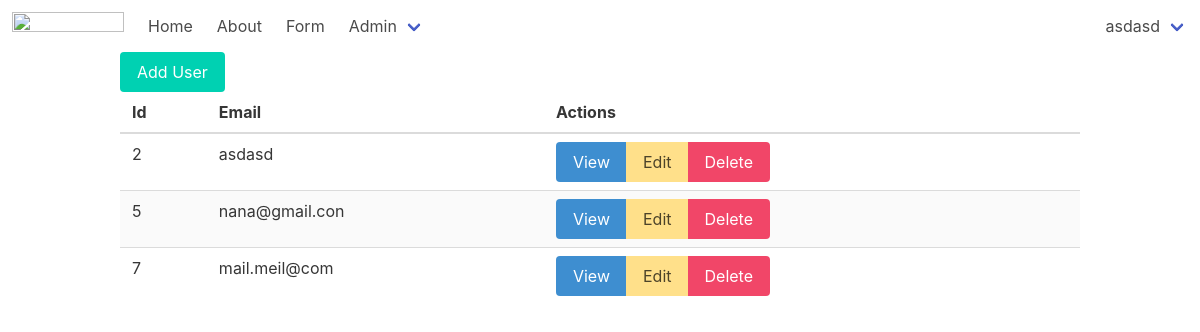
The app's page /admin/users (signed in) with its own data.
### tables this page shows
CREATE TABLE users
(
    id       integer
        constraint users_pk
            primary key autoincrement,
    email    text not null
        constraint users_pk2
            unique,
    password text not null
);

### helpers.php (called while the page is built, shortened)
<?php
function view($viewName, $variables=[]){
    extract($variables);
    include __DIR__ . "/views/$viewName.php";
}
function auth(){
    return User::auth();
}

### src/DB.php (called while the page is built, shortened)
<?php
class DB
{
    private $conn;
    public function __construct()
    {
        try {
            $this->conn = new PDO("sqlite:db.sqlite");
            $this->conn->setAttribute(PDO::ATTR_ERRMODE, PDO::ERRMODE_EXCEPTION);
        } catch (PDOException $e) {
            echo "Connection failed: " . $e->getMessage();
        }
    }
    public function all($tabel, $class)
    {
        $stmt = $this->conn->prepare("SELECT * FROM $tabel");
        $stmt->execute();
        $stmt->setFetchMode(PDO::FETCH_CLASS, $class);
        return $stmt->fetchAll();
    }
    public function find(string $tabel, string $class, $id)
    {
        $stmt = $this->conn->prepare("SELECT * FROM $tabel WHERE id=$id");
        $stmt->execute();
        $stmt->setFetchMode(PDO::FETCH_CLASS, $class);
        return $stmt->fetch();
    }
}

### src/Models/Model.php (called while the page is built, shortened)
<?php
class Model
{
    static $table;
    public static function all()
    {
        $db = new DB();
        return $db->all(static::$table, static::class);
    }
    public static function find($id)
    {
        $db = new DB();
        return $db->find(static::$table, static::class, $id);
    }
};

### src/Models/User.php (called while the page is built, shortened)
<?php
class User extends Model {
    public static function auth(){
        if(isset($_SESSION['user'])){
            return User::find($_SESSION['user']);
        }
        return false;
    }
}

### views/users/index.php (the view)
<?php include __DIR__ . '/../partials/header.php' ?>
<div class="container">
    <a href="/admin/users/create" class="button is-primary">Add User</a>
    <table class="table is-fullwidth is-striped">
        <thead>
            <th>Id</th>
            <th>Email</th>
            <th>Actions</th>
        </thead>
        <tbody>
            <?php foreach($users as $user): ?>
                <tr>
                    <td><?=$user->id?></td>
                    <td><?=$user->email?></td>
                    <td>
                        <div class="buttons has-addons">
                            <a href="/admin/users/show?id=<?=$user->id?>" class="button is-info">View</a>
                            <a href="/admin/users/edit?id=<?=$user->id?>" class="button is-warning">Edit</a>
                            <a href="/admin/users/delete?id=<?=$user->id?>" class="button is-danger" href="/admin/users/delete?id=<?=$user->id?>">Delete</a>
                        </div>
                    </td>
                </tr>
            <?php endforeach; ?>
        </tbody>
    </table>
</div>
<?php include __DIR__ . '/../partials/footer.php' ?>

### views/partials/nav.php (shortened to what this page needs)
<nav class="navbar" role="navigation" aria-label="main navigation">
  <div class="navbar-brand">
    <a class="navbar-item" href="/">
      <img src="https://bulma.io/images/bulma-logo.png" width="112" height="28">
    </a>
  </div>
  <div id="navbarBasicExample" class="navbar-menu">
    <div class="navbar-start">
      <a href="/" class="navbar-item">
        Home
      </a>
      <a href="/about" class="navbar-item">
        About
      </a>
      <a href="/form" class="navbar-item">
        Form
      </a>
      <div class="navbar-item has-dropdown is-hoverable">
        <a class="navbar-link">
          Admin
        </a>
      </div>
    </div>
    <div class="navbar-end">
      <?php if(auth()): ?>
        <div class="navbar-item has-dropdown is-hoverable">
        <a class="navbar-link">
          <?= auth()->email ?>
        </a>
      </div>
    <?php endif ?>
  </div>
</nav>

### records on screen
users: email "asdasd", id "2"
users: id "5", email "nana@gmail.con"
users: id "7", email "mail.meil@com"
